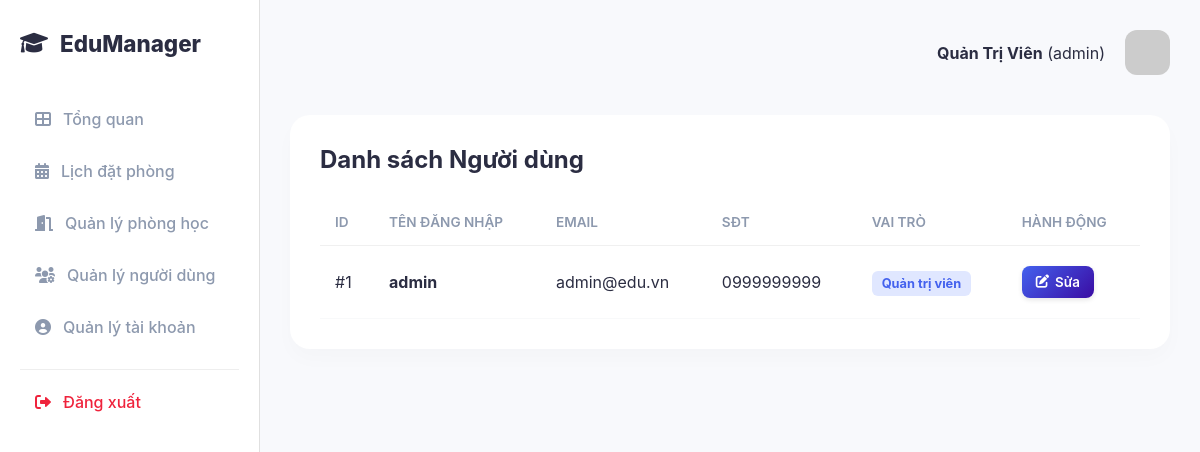
The page /user-management (signed in) on the database its author committed.
### app.py (models this page shows)
class User(Base):
    __tablename__ = "users"
    id = Column(Integer, primary_key=True, index=True)
    username = Column(String, unique=True, index=True)
    password = Column(String)
    email = Column(String, unique=True)
    phone = Column(String)
    role = Column(String, default="teacher")
    full_name = Column(String)
    verification_code = Column(String, nullable=True)

### app.py (the view)
@app.get("/user-management", response_class=HTMLResponse)
async def user_mgmt(request: Request, db: Session = Depends(get_db)):
    u = get_current_user(request, db)
    if not u or u.role != "admin": return RedirectResponse("/dashboard")
    return templates.TemplateResponse("user_management.html", {"request": request, "users": db.query(User).all(), "username": u.username, "role": u.role, "full_name": u.full_name})

### templates/user_management.html (shortened to what this page needs)
<!DOCTYPE html>
<html lang="vi">
<head>
    <link rel="stylesheet" href="/static/style.css">
    <link rel="stylesheet" href="https://cdnjs.cloudflare.com/ajax/libs/font-awesome/6.0.0/css/all.min.css">
</head>
<body>
    <div class="container">
       <aside class="sidebar">
            <div class="logo" style="color: var(--color-bar);"><i class="fas fa-graduation-cap"></i><span>EduManager</span></div>
            <nav>
                <ul>
                    <li><a href="/dashboard"><i class="fas fa-th-large"></i> Tổng quan</a></li>
                    <li><a href="/booking-scheduler"><i class="fas fa-calendar-alt"></i> Lịch đặt phòng</a></li>
                    <li><a href="/room-management"><i class="fas fa-door-open"></i> Quản lý phòng học</a></li>
                    {% if role == 'admin' %}
                    <li class="active"><a href="/user-management"><i class="fas fa-users-cog"></i> Quản lý người dùng</a></li>
                    {% endif %}
                    <li><a href="/profile"><i class="fas fa-user-circle"></i> Quản lý tài khoản</a></li>
                    <li class="logout-item" style="margin-top: 20px; border-top: 1px solid #eee; padding-top: 10px;">
                        <a href="/logout" style="color: #ef233c !important;"><i class="fas fa-sign-out-alt"></i> Đăng xuất</a>
                    </li>
                </ul>
            </nav>
        </aside>
        <main class="main-content">
            <header>
                <div class="user-profile">
                    <div class="info"><strong>{{ full_name if full_name else username }}</strong> ({{ role }})</div>
                    <img src="https://ui-avatars.com/api/?name={{ full_name if full_name else username }}&background=4361ee&color=fff&size=128" alt="Avatar">
                </div>
            </header>
            <section class="data-section">
                <div class="section-header">
                    <h2>Danh sách Người dùng</h2>
                    </div>
                <div class="table-container">
                    <table id="userTable">
                        <thead><tr><th>ID</th><th>Tên đăng nhập</th><th>Email</th><th>SĐT</th><th>Vai trò</th><th>Hành động</th></tr></thead>
                        <tbody>
                            {% for u in users %}
                            <tr class="user-row">
                                <td>#{{ u.id }}</td>
                                <td><strong>{{ u.username }}</strong></td>
                                <td>{{ u.email }}</td>
                                <td>{{ u.phone }}</td>
                                <td>
                                    {% if u.role == 'admin' %} <span class="role-badge role-admin">Quản trị viên</span>
                                    {% elif u.role == 'teacher' %} <span class="role-badge role-teacher">Giáo viên</span>
                                    {% else %} <span class="role-badge role-student">Sinh viên</span> {% endif %}
                                </td>
                                <td>
                                    <button class="btn-premium btn-blue"
                                        onclick="showEditUserModal({{ u.id }}, '{{ u.username }}', '{{ u.email }}', '{{ u.phone }}', '{{ u.role }}')">
                                        <i class="fas fa-edit"></i> Sửa
                                    </button>
                                </td>
                            </tr>
                            {% endfor %}
                        </tbody>
                    </table>
                </div>
            </section>
        </main>
    </div>
</body>
</html>

### static/style.css (style rules this page uses)
:root { --primary-color: #4361ee; --secondary-color: #3f37c9; --bg-color: #f8f9fc; --sidebar-color: #ffffff; --text-main: #2b2d42; --text-sub: #8d99ae; --white: #ffffff; --danger: #ef233c; --success: #06d6a0; }
* { margin: 0; padding: 0; box-sizing: border-box; font-family: 'Inter', sans-serif; }
body { background-color: var(--bg-color); color: var(--text-main); }
.container { display: flex; min-height: 100vh; }
.sidebar { width: 260px; background: var(--sidebar-color); border-right: 1px solid #e0e0e0; padding: 30px 20px; display: flex; flex-direction: column; }
.logo { display: flex; align-items: center; gap: 12px; font-size: 1.4rem; font-weight: 800; color: var(--primary-color); margin-bottom: 40px; }
.sidebar ul { list-style: none; }
.sidebar ul li { margin-bottom: 8px; }
.sidebar ul li a { text-decoration: none; color: var(--text-sub); padding: 12px 15px; display: flex; align-items: center; gap: 12px; border-radius: 10px; transition: all 0.3s; font-weight: 500; }
.main-content { flex: 1; padding: 30px; }
header { display: flex; justify-content: space-between; margin-bottom: 40px; }
.user-profile { display: flex; align-items: center; gap: 20px; }
.user-profile img { width: 45px; border-radius: 12px; }
.data-section { background: white; padding: 30px; border-radius: 20px; box-shadow: 0 10px 20px rgba(0,0,0,0.02); }
.section-header { display: flex; justify-content: space-between; align-items: center; margin-bottom: 25px; }
table { width: 100%; border-collapse: collapse; }
table th { text-align: left; padding: 15px; color: var(--text-sub); font-weight: 600; font-size: 0.85rem; text-transform: uppercase; border-bottom: 1px solid #f0f0f0; }
table td { padding: 20px 15px; border-bottom: 1px solid #f8f9fa; }
.logout-item i { color: var(--danger); }

### templates/user_management.html (style rules this page uses)
:root { --primary: #4361ee; --success: #06d6a0; --warning: #ff9f1c; --danger: #ef233c; --dark: #2b2d42; }
.role-badge { padding: 5px 10px; border-radius: 6px; font-size: 0.8rem; font-weight: bold; }
.role-admin { background: #e0e7ff; color: #4361ee; }
.btn-premium { border: none; padding: 8px 14px; border-radius: 8px; font-weight: 600; cursor: pointer; transition: 0.2s; display: inline-flex; align-items: center; gap: 6px; box-shadow: 0 2px 5px rgba(0,0,0,0.1); }
.btn-blue { background: linear-gradient(135deg, #4361ee, #3a0ca3); color: white; }

### rows shown on the page
User: full_name "Quản Trị Viên", role "admin", id "1", username "admin", email "admin@edu.vn", phone "0999999999", shows "Quản trị viên"
